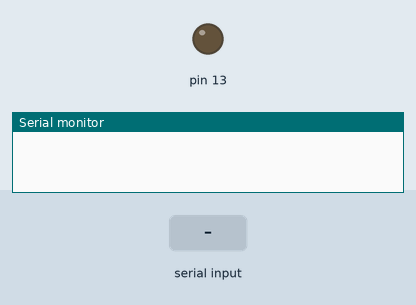
This sketch was run on a simulated Arduino Uno, built with avr-gcc and run on an emulated ATmega328P. Shown: output pins drawn as LEDs (lit = HIGH), the last lines printed to the serial monitor. The test bench sets the inputs (shaded band).

Above: at 1.2 s.
1.3 s: "on" received over Serial
At 2.5 s:
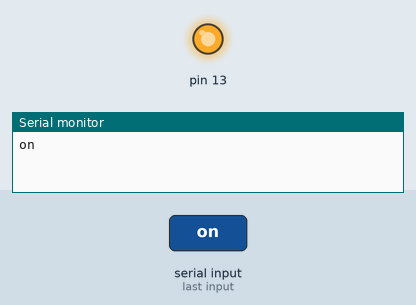
2.8 s: "off" received over Serial
At 4.0 s:
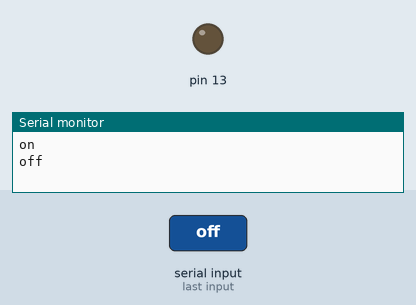
Timing chart, 0 to 5.8 s (numbered marks = the images above; inputs shaded):
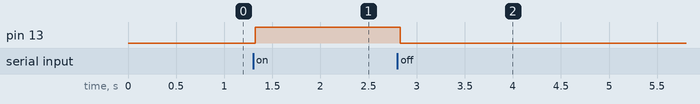

Measured:
- after the input at 1.3 s, pin 13: LOW → HIGH at once
- after the input at 2.8 s, pin 13: HIGH → LOW at once

The sketch:

BluetoothCode.ino
```cpp
String text;

void setup() {
  pinMode(13, OUTPUT);
  Serial.begin(9600);

}

void loop() {
  while(Serial.available())
  {
    delay(10);
    char c = Serial.read();
    text += c;
  }

  if(text.length() > 0)
  {
    Serial.println(text);
    if(text == "on")
    {
      digitalWrite(13, HIGH);
    }

    if(text == "off")
    {
      digitalWrite(13, LOW);
    }
    text = "";
  }
}
```
